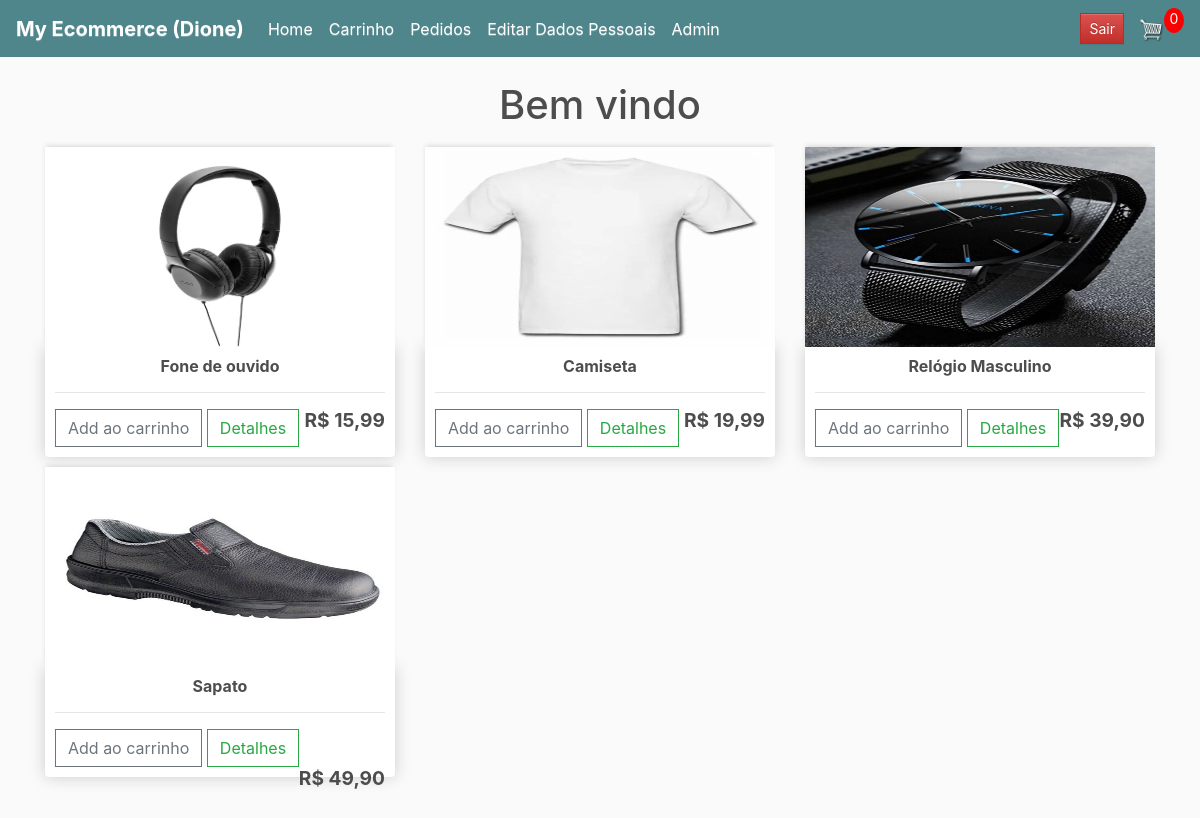
/ (signed in), run on the app's committed database.
### usuarios/models.py (models this page shows, shortened)
class User(AbstractUser):
    username = models.CharField(max_length=100, unique=True, verbose_name='Nome do Usuário')
    email = models.EmailField(max_length=100, unique=True)
    endereco = models.CharField(max_length=100, help_text='Insira o seu endereço.', null=True, blank=True)
    cidade = models.CharField(max_length=100, help_text='Insira a sua cidade.', null=True, blank=True)
    bairro = models.CharField(max_length=100, help_text='Insira o seu bairro.', null=True, blank=True)
    estado = models.CharField(max_length=100, help_text='Insira o seu estado.', null=True, blank=True)
    cep = models.CharField(max_length=8, null=True, blank=True)
    slug = models.SlugField(unique=True, blank=True, null=True)
    USERNAME_FIELD = 'username'
    EMAIL_FIELD = 'email'
    REQUIRED_FIELDS = ['email']
    class Meta:
        verbose_name = _("user")
        verbose_name_plural = _("users")
    def __str__(self):
        return f'Usuário: {self.username}'

### test_ecommerce/models.py (models this page shows, shortened)
class Produto(models.Model):
    nome = models.CharField(max_length=200, null=True, blank=True, verbose_name='Produto')
    preco = models.DecimalField(max_digits=7, decimal_places=2, verbose_name='Preço (R$)')
    detalhes = models.CharField(max_length=200, null=True, blank=True)
    imagem = models.ImageField(null=True, blank=True, upload_to='produtos')
    digital = models.BooleanField(default=False, null=True, blank=False)
    @property
    def image_url(self): # para poder visualizar fotos no html
        if self.imagem and hasattr(self.imagem, 'url'):
            return self.imagem.url

### test_ecommerce/views.py (the view)
# urls.py: 2. Add a URL to urlpatterns:  path('', views.home, name='home')
@login_required()
def home(request):
    if request.user.is_authenticated:
        cliente = request.user
        pedido, criado = Pedido.objects.get_or_create(cliente=cliente, complete=False)
        cart_itens = pedido.pegar_carrinho_itens
    else:
        pedido = {'pegar_carrinho_total':0, 'pegar_carrinho_itens':0, 'envio':False}
        cart_itens = pedido['pegar_carrinho_itens']
    produtos = Produto.objects.all()
    context = {'produtos':produtos, 'cart_itens':cart_itens}
    return render(request, 'compras/home.html', context)

### test_ecommerce/models.py (called while the page is built)
    @property
    def pegar_carrinho_itens(self):
        itens = self.pedidoitem_set.all()
        total = sum([item.quantidade for item in itens])
        return total

### usuarios/autenticate.py (called while the page is built)
    def get_user(self, user_id):
        try:
            return UserModel.objects.get(pk=user_id)
        except UserModel.DoesNotExist:
            return None

### templates/compras/home.html (shortened to what this page needs)
{% extends 'base.html' %}
{% load static %}
{% block main %}
{% include 'navbar.html' %}
{% include 'mensagens.html' %}
{% include 'loader.html' %}
<h1>Bem vindo</h1>
<div class="container">
    <div class="row">
        {% for produto in produtos %}
        <div class="col-lg-4">
            <img src="{{ produto.image_url|default_if_none:'/static/imagens/2+placeholder.png' }}" class="thumbnail">
            <div class="box-element product">
                <h6><strong>{{ produto.nome }}</strong></h6>
				<hr>
				<button data-product="{{ produto.id }}" data-action="add" class="btn btn-outline-secondary add-btn update-cart">Add ao carrinho</button>
                <button type="button" class="btn btn-outline-success" data-toggle="modal" data-target="#staticBackdrop{{ produto.pk }}">
                    Detalhes
                </button>
				<h4 class="h4" style="float: right"><strong>R$ {{ produto.preco }}</strong></h4>
            </div>
        </div>
        {% endfor %}
    </div>
</div>
<br>
{% endblock %}

### templates/navbar.html (shortened to what this page needs)
{% extends 'base.html' %}
{% load static %}
{% block main %}
<nav class="navbar navbar-expand-lg navbar-dark bg-dark">
    {% if user.is_authenticated %}
    <b class="navbar-brand">My Ecommerce ({{ user.username|capfirst }})</b>
    {% else %}
    <b class="navbar-brand">My Ecommerce</b>
    {% endif %}
    <div class="collapse navbar-collapse" id="navbarSupportedContent">
      <ul class="navbar-nav mr-auto">
        {% if user.is_authenticated %}
        <li class="nav-item active">
          <a class="nav-link" href="{% url 'home' %}">Home <span class="sr-only">(current)</span></a>
        </li>
        <li class="nav-item active">
          <a class="nav-link" href="{% url 'cart' %}">Carrinho</a>
        </li>
        <li class="nav-item active">
          <a class="nav-link" href="{% url 'pedidos' %}">Pedidos</a>
        </li>
        <li class="nav-item active">
          <a class="nav-link" href="{% url 'editar_perfil' user.slug %}">Editar Dados Pessoais</a>
        </li>
        {% endif %}
        {% if user.is_superuser %}
        <li class="nav-item active">
          <a class="nav-link" href="http://projeto-ecommerce.up.railway.app/admin">Admin</a>
        </li>
        {% endif %}
      </ul>
      <div class="form-inline my-2 my-lg-0">
        {% if user.is_authenticated %}
        <a href="{% url 'logout' %}" class="btn btn-danger btn-sm" onclick="return confirm('{{ user.username|capfirst }} tem certeza que deseja sair?')">Sair</a>
        {% else %}
        <a href="{% url 'login' %}" class="btn btn-warning btn-sm">Login</a>
        {% endif %}
        {% if user.is_authenticated %}
        <a href="{% url 'cart' %}"><img src="{% static 'imagens/6+cart.png'%}" id="cart-icon"></a>
        <p id="cart-total">{{ cart_itens }}</p>
        {% endif %}
      </div>
    </div>
  </nav>
<br>
{% endblock %}

### static/css/style.css (style rules this page uses)
body { background-color: hsl(0, 0%, 98%); }
h1,h2,h3,h4,h5,h6 { color:hsl(0, 0%, 30%); text-align: center; }
.h4 { font-size: 120%; }
.box-element { box-shadow:hsl(0, 0%, 80%) 0 0 16px; background-color: #fff; border-radius: 4px; padding: 10px; }
.thumbnail { width: 100%; height: 200px; -webkit-box-shadow: -1px -3px 5px -2px rgba(214,214,214,1); -moz-box-shadow: -1px -3px 5px -2px rgba(214,214,214,1); box-shadow: -1px -3px 5px -2px rgba(214,214,214,1); }
.product { border-radius: 0 0 4px 4px; }
.bg-dark { background-color: #4f868c!important; }
#cart-icon { width:25px; display: inline-block; margin-left: 15px; }
#cart-total { display: block; text-align: center; color:#fff; background-color: red; width: 20px; height: 25px; border-radius: 50%; font-size: 14px; }
.col-lg-4, .col-lg-6, .col-lg-8, .col-lg-12 { margin-top: 10px; }
.btn { border-radius: 0; }

### data on the page
User: username "Dione"
Produto: image_url (picture), nome "Fone de ouvido", preco "15,99"
Produto: image_url (picture), nome "Camiseta", preco "19,99"
Produto: image_url (picture), nome "Relógio Masculino", preco "39,90"
Produto: image_url (picture), nome "Sapato", preco "49,90"

### other printed values
{{ cart_itens }} "0"
